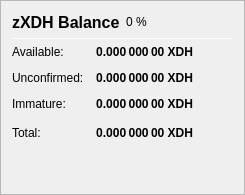
                   <widget class="QFrame" name="frame_ZerocoinBalances">
                    <property name="frameShape">
                     <enum>QFrame::StyledPanel</enum>
                    </property>
                    <property name="frameShadow">
                     <enum>QFrame::Raised</enum>
                    </property>
                    <layout class="QVBoxLayout" name="verticalLayout_7">
                     <item>
                      <layout class="QHBoxLayout" name="horizontalLayout_8" stretch="0,0,0">
                       <item>
                        <widget class="QLabel" name="label_5z_3">
                         <property name="minimumSize">
                          <size>
                           <width>0</width>
                           <height>20</height>
                          </size>
                         </property>
                         <property name="font">
                          <font>
                           <pointsize>12</pointsize>
                           <weight>75</weight>
                           <bold>true</bold>
                          </font>
                         </property>
                         <property name="text">
                          <string>zXDH Balance</string>
                         </property>
                        </widget>
                       </item>
                       <item>
                        <widget class="QLabel" name="labelzXDHPercent">
                         <property name="text">
                          <string notr="true">0 %</string>
                         </property>
                        </widget>
                       </item>
                       <item>
                        <spacer name="horizontalSpacer_11">
                         <property name="orientation">
                          <enum>Qt::Horizontal</enum>
                         </property>
                         <property name="sizeHint" stdset="0">
                          <size>
                           <width>40</width>
                           <height>20</height>
                          </size>
                         </property>
                        </spacer>
                       </item>
                      </layout>
                     </item>
                     <item>
                      <widget class="Line" name="line_ZerocoinBalance">
                       <property name="minimumSize">
                        <size>
                         <width>0</width>
                         <height>1</height>
                        </size>
                       </property>
                       <property name="maximumSize">
                        <size>
                         <width>16777215</width>
                         <height>1</height>
                        </size>
                       </property>
                       <property name="orientation">
                        <enum>Qt::Horizontal</enum>
                       </property>
                      </widget>
                     </item>
                     <item>
                      <layout class="QGridLayout" name="gridLayout_5">
                       <property name="spacing">
                        <number>12</number>
                       </property>
                       <item row="1" column="0">
                        <widget class="QLabel" name="labelzBalanceMatureText">
                         <property name="toolTip">
                          <string>Mature: more than 20 confirmation and more than 1 mint of the same denomination after it was minted.
These zXDH are spendable.</string>
                         </property>
                         <property name="text">
                          <string>Available:</string>
                         </property>
                        </widget>
                       </item>
                       <item row="1" column="1">
                        <widget class="QLabel" name="labelzBalanceMature">
                         <property name="font">
                          <font>
                           <weight>75</weight>
                           <bold>true</bold>
                          </font>
                         </property>
                         <property name="toolTip">
                          <string>Mature: more than 20 confirmation and more than 1 mint of the same denomination after it was minted.
These zXDH are spendable.</string>
                         </property>
                         <property name="text">
                          <string notr="true">0.000 000 00 XDH</string>
                         </property>
                         <property name="alignment">
                          <set>Qt::AlignRight|Qt::AlignTrailing|Qt::AlignVCenter</set>
                         </property>
                        </widget>
                       </item>
                       <item row="2" column="0">
                        <widget class="QLabel" name="labelzBalanceUnconfirmedText">
                         <property name="toolTip">
                          <string>Unconfirmed: less than 20 confirmations
Immature: confirmed, but less than 1 mint of the same denomination after it was minted</string>
                         </property>
                         <property name="text">
                          <string>Unconfirmed:</string>
                         </property>
                        </widget>
                       </item>
                       <item row="2" column="1">
                        <widget class="QLabel" name="labelzBalanceUnconfirmed">
                         <property name="font">
                          <font>
                           <weight>75</weight>
                           <bold>true</bold>
                          </font>
                         </property>
                         <property name="toolTip">
                          <string>Unconfirmed: less than 20 confirmations
Immature: confirmed, but less than 1 mint of the same denomination after it was minted</string>
                         </property>
                         <property name="text">
                          <string notr="true">0.000 000 00 XDH</string>
                         </property>
                         <property name="alignment">
                          <set>Qt::AlignRight|Qt::AlignTrailing|Qt::AlignVCenter</set>
                         </property>
                        </widget>
                       </item>
                       <item row="3" column="0">
                        <widget class="QLabel" name="labelzBalanceImmatureText">
                         <property name="toolTip">
                          <string>Unconfirmed: less than 20 confirmations
Immature: confirmed, but less than 1 mint of the same denomination after it was minted</string>
                         </property>
                         <property name="text">
                          <string>Immature:</string>
                         </property>
                        </widget>
                       </item>
                       <item row="3" column="1">
                        <widget class="QLabel" name="labelzBalanceImmature">
                         <property name="font">
                          <font>
                           <weight>75</weight>
                           <bold>true</bold>
                          </font>
                         </property>
                         <property name="toolTip">
                          <string>Unconfirmed: less than 20 confirmations
Immature: confirmed, but less than 1 mint of the same denomination after it was minted</string>
                         </property>
                         <property name="text">
                          <string notr="true">0.000 000 00 XDH</string>
                         </property>
                         <property name="alignment">
                          <set>Qt::AlignRight|Qt::AlignTrailing|Qt::AlignVCenter</set>
                         </property>
                        </widget>
                       </item>
                       <item row="4" column="0">
                        <widget class="QLabel" name="labelzBalanceText">
                         <property name="toolTip">
                          <string>Your current zXDH balance, unconfirmed and immature zXDH included.</string>
                         </property>
                         <property name="text">
                          <string>Total:</string>
                         </property>
                        </widget>
                       </item>
                       <item row="4" column="1">
                        <widget class="QLabel" name="labelzBalance">
                         <property name="font">
                          <font>
                           <weight>75</weight>
                           <bold>true</bold>
                          </font>
                         </property>
                         <property name="cursor">
                          <cursorShape>IBeamCursor</cursorShape>
                         </property>
                         <property name="toolTip">
                          <string>Your current zXDH balance, unconfirmed and immature zXDH included.</string>
                         </property>
                         <property name="text">
                          <string notr="true">0.000 000 00 XDH</string>
                         </property>
                         <property name="alignment">
                          <set>Qt::AlignRight|Qt::AlignTrailing|Qt::AlignVCenter</set>
                         </property>
                         <property name="textInteractionFlags">
                          <set>Qt::LinksAccessibleByMouse|Qt::TextSelectableByKeyboard|Qt::TextSelectableByMouse</set>
                         </property>
                        </widget>
                       </item>
                       <item row="4" column="2">
                        <spacer name="horizontalSpacer_4">
                         <property name="orientation">
                          <enum>Qt::Horizontal</enum>
                         </property>
                         <property name="sizeHint" stdset="0">
                          <size>
                           <width>40</width>
                           <height>20</height>
                          </size>
                         </property>
                        </spacer>
                       </item>
                      </layout>
                     </item>
                     <item>
                      <spacer name="verticalSpacer_4">
                       <property name="orientation">
                        <enum>Qt::Vertical</enum>
                       </property>
                       <property name="sizeHint" stdset="0">
                        <size>
                         <width>20</width>
                         <height>40</height>
                        </size>
                       </property>
                      </spacer>
                     </item>
                    </layout>
                   </widget>
